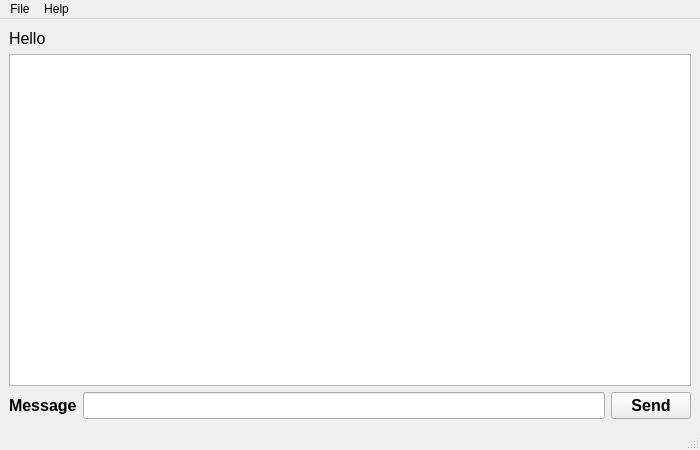
<?xml version="1.0" encoding="UTF-8"?>
<ui version="4.0">
 <class>MainWindow</class>
 <widget class="QMainWindow" name="MainWindow">
  <property name="geometry">
   <rect>
    <x>0</x>
    <y>0</y>
    <width>700</width>
    <height>450</height>
   </rect>
  </property>
  <property name="windowTitle">
   <string>MainWindow</string>
  </property>
  <widget class="QWidget" name="centralwidget">
   <layout class="QVBoxLayout" name="verticalLayout">
    <item>
     <layout class="QHBoxLayout" name="horizontalLayout_2">
      <item>
       <widget class="QLabel" name="welcomeLabel">
        <property name="font">
         <font>
          <pointsize>12</pointsize>
         </font>
        </property>
        <property name="text">
         <string>Hello </string>
        </property>
       </widget>
      </item>
      <item>
       <widget class="QLabel" name="nameLabel">
        <property name="font">
         <font>
          <pointsize>12</pointsize>
          <weight>75</weight>
          <bold>true</bold>
         </font>
        </property>
        <property name="text">
         <string/>
        </property>
       </widget>
      </item>
      <item>
       <spacer name="horizontalSpacer">
        <property name="orientation">
         <enum>Qt::Horizontal</enum>
        </property>
        <property name="sizeHint" stdset="0">
         <size>
          <width>40</width>
          <height>20</height>
         </size>
        </property>
       </spacer>
      </item>
     </layout>
    </item>
    <item>
     <widget class="QTextBrowser" name="textBrowser"/>
    </item>
    <item>
     <layout class="QHBoxLayout" name="horizontalLayout">
      <item>
       <widget class="QLabel" name="label">
        <property name="font">
         <font>
          <pointsize>12</pointsize>
          <weight>75</weight>
          <bold>true</bold>
         </font>
        </property>
        <property name="text">
         <string>Message</string>
        </property>
       </widget>
      </item>
      <item>
       <widget class="QLineEdit" name="messageLineEdit">
        <property name="font">
         <font>
          <pointsize>12</pointsize>
         </font>
        </property>
       </widget>
      </item>
      <item>
       <widget class="QPushButton" name="sendPushButton">
        <property name="font">
         <font>
          <pointsize>12</pointsize>
          <weight>75</weight>
          <bold>true</bold>
         </font>
        </property>
        <property name="text">
         <string>Send</string>
        </property>
       </widget>
      </item>
     </layout>
    </item>
   </layout>
  </widget>
  <widget class="QMenuBar" name="menubar">
   <property name="geometry">
    <rect>
     <x>0</x>
     <y>0</y>
     <width>700</width>
     <height>21</height>
    </rect>
   </property>
   <widget class="QMenu" name="menuMain_menu">
    <property name="title">
     <string>File</string>
    </property>
    <addaction name="actionClose"/>
   </widget>
   <widget class="QMenu" name="menuHelp">
    <property name="title">
     <string>Help</string>
    </property>
    <addaction name="actionCommands"/>
   </widget>
   <addaction name="menuMain_menu"/>
   <addaction name="menuHelp"/>
  </widget>
  <widget class="QStatusBar" name="statusbar"/>
  <action name="actionClose">
   <property name="text">
    <string>Close</string>
   </property>
  </action>
  <action name="actionCommands">
   <property name="text">
    <string>Commands</string>
   </property>
  </action>
  <action name="actionUsersList">
   <property name="text">
    <string>Users list</string>
   </property>
  </action>
 </widget>
 <resources/>
 <connections/>
</ui>
